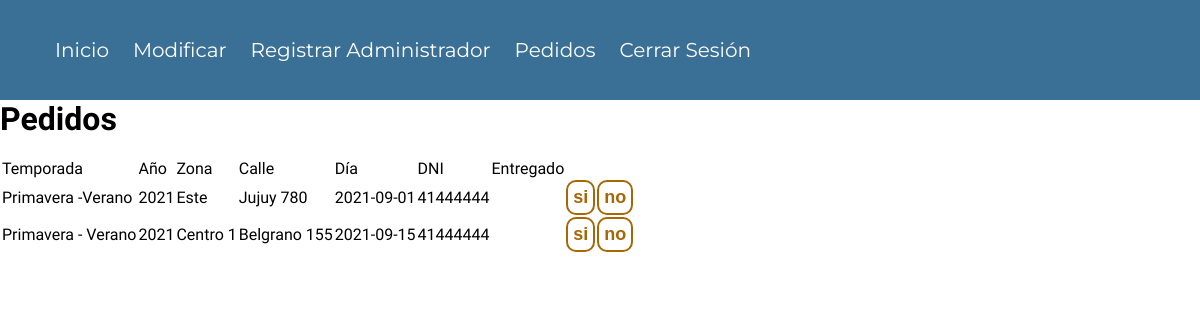
Page /semi/peda.php (signed in) on the committed database.
### tables this page shows
CREATE TABLE `pdo` (
  `temporada` varchar(252) NOT NULL,
  `ano` int(252) NOT NULL,
  `zona` varchar(252) NOT NULL,
  `calle` varchar(252) NOT NULL,
  `dia` date NOT NULL,
  `dni` bigint(252) NOT NULL,
  `entregado` varchar(252) DEFAULT NULL,
  `id` int(99) NOT NULL
);

### semi/peda.php (the view, shortened to what this page needs)
<?php
require '1a.php';
 ?>
 <html>
  <head>
  </head>
  <body>
    <h1>Pedidos</h1>
    <div>
      <div>
      <br>
        <table>
          <tr>
            <td>Temporada</td>
            <td>Año</td>
            <td>Zona</td>
            <td>Calle</td>
            <td>Día</td>
            <td>DNI</td>
            <td>Entregado</td>
          </tr>
            <?php
              $sql="SELECT * from pdo";
              $result=mysqli_query($conexion,$sql);
              while($mostrar=mysqli_fetch_assoc($result)) {
                echo "<tr>";
                  echo "<td>"; echo $mostrar['temporada']; echo "</td>";
                  echo "<td>"; echo $mostrar['ano']; echo "</td>";
                  echo "<td>"; echo $mostrar['zona']; echo "</td>";
                  echo "<td>"; echo $mostrar['calle']; echo "</td>";
                  echo "<td>"; echo $mostrar['dia']; echo "</td>";
                  echo "<td>"; echo $mostrar['dni']; echo "</td>";
                  echo "<td>"; echo $mostrar['entregado']; echo "</td>";
                  echo "<td>  <a href='pedias.php?id=".$mostrar['id']."'> <button type='button' class='button'>si</button> </a> </td>";
                  echo "<td> <a href='pedielim.php?id=".$mostrar['id']."''><button type='button' class='button'>no</button></a> </td>";
                echo "</tr>";}?>
        </table>
      </div>
    </div>
  </body>
</html>

### semi/css/nav_pie.css (style rules this page uses)
:root { --blanco: rgb(255, 255, 255); --oscuro: #3B7096; --nar-osc: #a76707; --nar-clar: #FFB442; }
* { padding: 0px; margin: 0px; text-decoration: none; }
body { background: var(--blanco); font-family: 'Source Sans Pro', sans-serif; }

### semi/css/forms.css (style rules this page uses)
.button { padding: 5px; border: 2px solid var(--nar-osc); border-radius: 10px; background: var(--blanco); color: var(--nar-osc); font-size: 18px; font-weight: 600; transition: 150ms; }

### rows in the picture
pdo: temporada "Primavera -Verano", ano "2021", zona "Este", calle "Jujuy 780", dia "2021-09-01", dni "41444444"
pdo: temporada "Primavera - Verano", ano "2021", zona "Centro 1", calle "Belgrano 155", dia "2021-09-15", dni "41444444"
